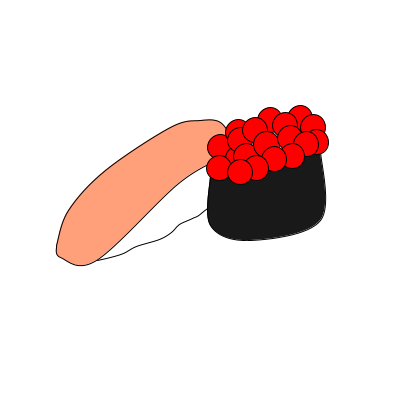
Frame 1 (no input)
Frame 60 (the mouse pressed at the canvas centre just before this capture): identical to frame 1, image omitted
Frame 120 (the mouse held since frame 60 and released just before this capture): identical to frame 1, image omitted

The Processing sketch that drew this single still picture (run headless with seeded random() and noise(); from frame 60 on, the mouse is pressed at the canvas centre):

// Processing sketch: Sushi
// ── Sushi.pde
void setup() {
  size(400, 400);
  smooth();
  
}

void draw() {
  background(255);
  
  // rice
  fill(255);
  beginShape();
  curveVertex(97, 260);
  curveVertex(97, 260);
  curveVertex(110, 257);
  curveVertex(123, 253);
  curveVertex(136, 246);
  curveVertex(159, 239);
  curveVertex(171, 232);
  curveVertex(179, 224);
  curveVertex(192, 218);
  curveVertex(202, 212);
  curveVertex(230, 185);
  curveVertex(230, 140);
  curveVertex(230, 140);
  endShape();
  fill(255, 160, 122);
  beginShape();
  curveVertex(56, 245);
  curveVertex(56, 245);
  curveVertex(68, 210);
  curveVertex(105, 170);
  curveVertex(170, 127);
  curveVertex(200, 120);
  curveVertex(220, 122);
  curveVertex(230, 140);
  curveVertex(221, 156);
  curveVertex(177, 184);
  curveVertex(96, 260);
  curveVertex(60, 257);
  curveVertex(56, 245);
  curveVertex(56, 245);
  endShape(CLOSE);
  
  fill(25);
  beginShape();
  curveVertex(210, 175);
  curveVertex(210, 175);
  curveVertex(210, 225);
  curveVertex(250, 240);
  curveVertex(320, 220);
  curveVertex(320, 150);
  curveVertex(320, 150);
  endShape();
  
  strokeWeight(1);
  stroke(0);
  fill(255, 0, 0);
  ellipse(220, 147, 25, 25);
  ellipse(238, 132, 25, 25);
  ellipse(270, 120, 25, 25);
  ellipse(300, 118, 25, 25);
  ellipse(313, 127, 25, 25);
  ellipse(316, 142, 25, 25);
  
  ellipse(238, 158, 25, 25);
  ellipse(240,140, 25, 25);
  ellipse(255, 130, 25, 25);
  ellipse(285, 125, 25, 25);
  //ellipse(304, 127, 25, 25);
  
  ellipse(219, 168, 25, 25);
  ellipse(246, 156, 25, 25);
  ellipse(266, 144, 26, 26);
  ellipse(290, 138, 25, 25);
  ellipse(306,144, 25, 25);

  ellipse(292, 156, 25, 25);
 ellipse(274, 159, 25, 25);
 ellipse(256, 168, 25, 25);
  ellipse(240, 172, 25, 25);
  
}
